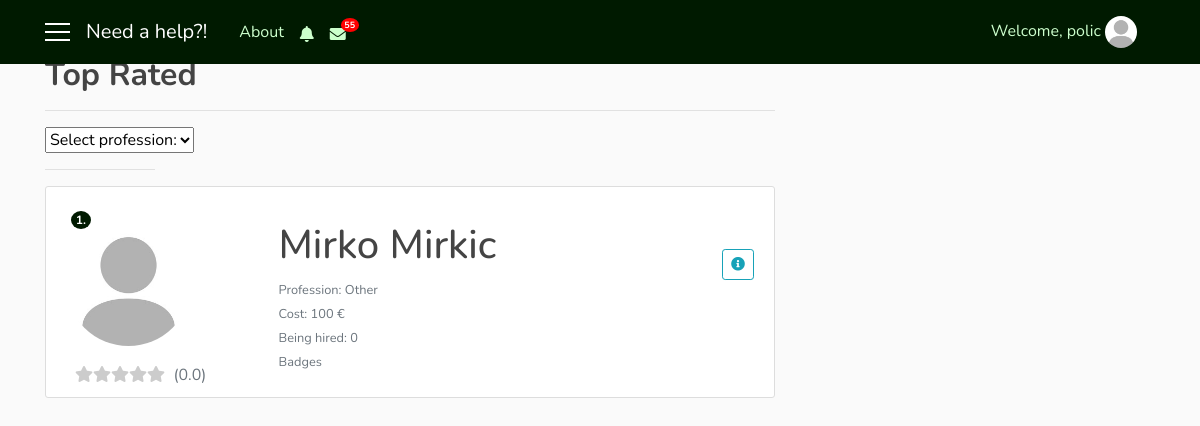
Screenshot of /top_rated (signed in) with the database file from the repository.
### user/models.py (models this page shows, shortened)
class Profile(models.Model):
    user = models.OneToOneField(User, on_delete=models.CASCADE)
    gender = models.CharField(max_length=10, choices=GENDER)
    address = models.CharField(max_length=30)
    birth_date = models.DateField(null=True)
    phone_number = models.CharField(max_length=100)
    costs = models.IntegerField(default=100)
    role = models.CharField(max_length=15, choices=ROLES)
    profession = models.CharField(max_length=250, choices=PROFESSION, default='Other')
    knowledges = models.TextField(max_length=1000)
    rating = models.FloatField(default=0.0)
    rated = models.IntegerField(default=0)
    hired = models.IntegerField(default=0)
    num_hires = models.IntegerField(default=0)
    photo = models.ImageField(default='default_user.jpg', upload_to='profile_user')

### need_a_help_app/views.py (the view)
# urls.py: path('top_rated', views.TopRatedView.as_view(), name='top_rated'),
class TopRatedView(LoginRequiredMixin, ListView):
    template_name = 'need_a_help_app/top_rated.html'
    context_object_name = 'prof'
    paginate_by = 5
    def get_queryset(self):
        return Profile.objects.filter(role='repairman', profession='Other').order_by('-rating')
    def get_context_data(self, **kwargs):
        context_data = super(TopRatedView, self).get_context_data(**kwargs)
        us = self.request.user
        reqq_seen = SeenRequest.objects.filter(user=us)
        hired = Hire.objects.filter(user=us)
        uss = User.objects.all()
        f_hired = []
        for u in uss:
            for h in hired:
                if h.user == us and h.repairman == u.id and h.status == 'pending':
                    f_hired.append(u)
        get_not = self.request.GET.get('not', -1)
        get_not_c = self.request.GET.get('not_c', -1)
        if get_not != -1:
            not_seen = RepairmanNotifications.objects.filter(id=get_not).first()
            not_seen.seen = True
            not_seen.save()
        if get_not_c != -1:
            not_seen = ClientNotifications.objects.filter(id=get_not_c).first()
            not_seen.seen = True
            not_seen.save()
        cnt = RepairmanRequests.objects.filter(repairman=us, seen=False).count()
        act_job = RepairmanRequests.objects.filter(repairman=us, active=True, done=False).count()
        act_req = JobHire.objects.filter(repairman=us, status='pending').count()
        act_cnt = act_job + act_req
        not_r = RepairmanNotifications.objects.filter(repairman=us, remove=False).order_by('-date')
        not_c = ClientNotifications.objects.filter(client=us, remove=False).order_by('-date')
        not_rep = RepairmanNotifications.objects.filter(repairman=us, seen=False).count()
        not_cli = ClientNotifications.objects.filter(client=us, seen=False).count()
        context_data['f_hired'] = f_hired
        context_data['seen_r'] = reqq_seen
        context_data['cnt'] = cnt
        context_data['act_cnt'] = act_cnt
        context_data['not_r'] = not_r
        context_data['not_c'] = not_c
        context_data['not_rep'] = not_rep
        context_data['not_cli'] = not_cli
        return context_data

### need_a_help_app/templates/need_a_help_app/top_rated.html (shortened to what this page needs)
{% extends 'need_a_help_app/base.html' %}
{% block notify_client %}
    {% if not_c %}
        <i class="nav-item nav-link fas fa-bell mt-1 popOver" data-title="Notifications" data-content="
            <div class='container'>
                {% for n in not_c|slice:'5' %}
                    <div {% if not n.seen %}class='row not_seen'{% else %}class='row not_row' style='cursor: pointer;'{% endif %} onclick='location.href=&quot;{{ n.url_to_go }}?not_c={{ n.id }}&quot;;' {% if not n.seen %}style='background: #f2f2f2;'{% endif %}>
                        {{ n.notification }}
                        <div class='col-sm-3 col-md-3 col-lg-3'>
                            <small class='text-secondary text-muted'>{{ n.date|date:'dM H:i' }}</small>
                        </div>
                    </div>
                    <hr width=100%>
                {% endfor %}
                <div class='row'>
                    <div class='col-sm-12 col-md-12 col-lg-12 pl-5'>
                        <a href='{% url 'notifications_client' user.id %}'>Show all notifications</a>
                    </div>
                </div>
            </div>" data-placement="bottom" data-html="true" data-toggle="popover" data-container="body" data-trigger="click"></i>
        {% if not_cli %}
            <span class="badge badge-notify-bell">{{ not_cli }}</span>
        {% endif %}
    {% else %}
        <i class="nav-item nav-link fas fa-bell mt-1 popOver" data-title="Notifications" data-content="
            <h6 class='text-secondary text-muted' align='center'>No results</h6>" data-placement="bottom" data-html="true" data-toggle="popover" data-container="body" data-trigger="hover"></i>
    {% endif %}
{% endblock %}
{% block mess_client %}
        <span class="badge badge-notify-mess">55</span>
{% endblock %}
{% block content %}
    {% if user.profile.role == 'repairman' %}
        <h2><b>Popularity</b></h2>
    {% else %}
        <h2><b>Top Rated</b></h2>
    {% endif %}
    <hr width="100%">
    <select>
        <option>Select profession:</option>
    </select>
    <hr width="15%" align="left">
    {% for p in prof %}
        <article class="media content-section">
            <div class="media-body">
                <div class="row">
                    <div class="col-sm-3">
                        <span class="badge badge-popularity">{{ forloop.counter }}.</span>
                        <a href="{% url 'modal_info' p.user.id %}">
                            <img class="rounded-circle account-img" src="{{ p.photo.url }}">
                        </a>
                        <div class="row">
                            <div class="col-sm-12" align="center">
                              <div class="{{ p.user.username }}">
                                <div class="star-outer">
                                </div>
                                <span class="number-rating text-secondary"></span>
                              </div>
                            </div>
                        </div>
                    </div>
                    <div class="col-sm-5 pl-5 pt-4">
                        <h1>{{ p.user.first_name }} {{ p.user.last_name }}</h1>
                        <small class="text-secondary text-muted">Profession: {{ p.profession }}</small><br>
                        <small class="text-secondary text-muted">Cost: {{ p.costs }} €</small><br>
                        <small class="text-secondary text-muted">Being hired: {{ p.hired }}</small><br>
                        <small class="text-secondary text-muted">Badges</small><br>
                    </div>
                    {% if user.profile.role == 'client' %}
                        <div class="col-sm-4 pt-5" align="right">
                            {% if p.user in f_hired %}
                                <a href="{% url 'hire_repairman' user.id p.user.id %}" class="btn btn-outline-success btn-sm mt-1 mb-1 disabled"><i class="fas fa-handshake"></i></a>
                            {% else %}
                                <a href="{% url 'hire_repairman' user.id p.user.id %}" class="btn btn-outline-success btn-sm mt-1 mb-1"><i class="fas fa-handshake"></i></a>
                            {% endif %}
                            <a href="{% url 'info' p.user.id %}" class="btn btn-outline-info btn-sm mt-1 mb-1"><i class="fas fa-info-circle"></i>&nbsp Detail</a>
                        </div>
                    {% else %}
                        <div class="col-sm-4 pt-5" align="right">
                            <a href="{% url 'modal_info' p.user.id %}" class="btn btn-outline-info btn-sm mt-1 mb-1"><i class="fas fa-info-circle"></i></a>
                        </div>
                    {% endif %}
                </div>
            </div>
        </article>
    {% endfor %}
    <div class="container" align="center">
        <div class="row">
            <div class="col-sm-12 col-md-12 col-lg-12 align-items-center justify-content" style="margin: auto">
            </div>
        </div>
   </div>
{% endblock %}

### need_a_help_app/templates/need_a_help_app/base.html (shortened to what this page needs)
{% load static %}
<!DOCTYPE html>
<html>
    <head>
        <link rel="stylesheet" href="https://maxcdn.bootstrapcdn.com/bootstrap/4.0.0/css/bootstrap.min.css">
        <link rel="stylesheet" href="https://use.fontawesome.com/releases/v5.7.2/css/all.css">
        <link rel="stylesheet" type="text/css" href="{% static 'need_a_help_app/style.css' %}">
    </head>
    <body>
      <div id="wrapper">
          <header class="site-header">
            <nav class="navbar navbar-expand-md navbar-dark bg-steel fixed-top">
              <div class="container">
                {% if user.is_authenticated %}
                  <a href='#' id='menu-toggle'><div class='menu-icon'></div>
                                  <div class='menu-icon'></div>
                                  <div class='menu-icon'></div></a>
                  {% if user.profile.role == 'client' %}
                    <a class="navbar-brand mr-4 ml-3" href="{% url 'main_client' %}">Need a help?!</a>
                  {% else %}
                    <a class="navbar-brand mr-4 ml-3" href="{% url 'main_repairman' %}">Need a help?!</a>
                  {% endif %}
                {% else %}
                  <a class="navbar-brand mr-4" href="#">Need a help?!</a>
                  <button class="navbar-toggler" type="button" data-toggle="collapse" data-target="#navbarToggle" aria-controls="navbarToggle" aria-expanded="false" aria-label="Toggle navigation">
                    <span class="navbar-toggler-icon"></span>
                  </button>
                {% endif %}
                <div class="collapse navbar-collapse" id="navbarToggle">
                  <div class="navbar-nav mr-auto">
                    <a class="nav-item nav-link" href="{% url 'home' %}">About</a>
                    {% if user.is_authenticated %}
                      <div  class="collapse navbar-collapse hidden-xs">
                        {% if user.profile.role == 'repairman' %}
                          {% block notify_repairman %}{% endblock %}
                        {% else %}
                          {% block notify_client %}{% endblock %}
                        {% endif %}
                        <i class="nav-item nav-link fas fa-envelope mt-1"></i>
                        {% block mess_client %}{% endblock %}
                      </div>
                    {% else %}
                      <div class="d-sm-block d-md-none">
                        <a class="nav-item nav-link" href="{% url 'login' %}">Login</a>
                        <a class="nav-item nav-link" href="{% url 'register' %}">Register</a>
                      </div>
                    {% endif %}
                  </div>
                </div>
                  <div class="navbar-nav">
                    {% if user.is_authenticated %}
                      <div class="collapse navbar-collapse hidden-xs">
                          <span class="nav-item nav-link">Welcome, {{ user.username }}
                            <img class="rounded-circle navbar-img popOver" data-title="Logged in as {{ user.profile.role }}" data-content="
                                <a class='list-group-item sb' href='{% url 'info' user.id %}'><i class='fa fa-user fa-fw' aria-hidden='true'></i>&nbsp; My profile</a>
                                <a class='list-group-item sb' href='{% url 'logout' %}'><i class='fas fa-power-off'></i>&nbsp Logout</a>" data-placement="bottom" data-html="true" data-toggle="popover" data-container="body" data-trigger="click" src="{{ user.profile.photo.url }}">
                          </span>
                      </div>
                    {% else %}
                      <div class="collapse navbar-collapse">
                        <a class="nav-item nav-link" href="{% url 'login' %}">Login</a>
                        <a class="nav-item nav-link" href="{% url 'register' %}">Register</a>
                      </div>
                    {% endif %}
                  </div>
              </div>
            </nav>
          </header>
          <div id="page-content-wrapper">
            <main role="main" class="container">
              <div class="row">
                <div class="col-sm-8 col-md-8 col-lg-8">
                  {% block content %}{% endblock %}
                </div>
              </div>
            </main>
          </div>
    </div>
    </body>
</html>

### need_a_help_app/static/need_a_help_app/style.css (style rules this page uses)
body { background: #fafafa; color: #333333; margin-top: 56px; font-family: Nunito; }
h1, h2, h3, h4, h5, h6 { color: #444444; }
.bg-steel { background-color: #001a00; }
.site-header .navbar-nav .nav-link { color: #ccffcc; }
.content-section { background: #ffffff; padding: 10px 20px; border: 1px solid #dddddd; border-radius: 3px; margin-bottom: 20px; }
.account-img { height: 125px; width: 125px; margin-right: 20px; margin-bottom: 16px; }
.navbar-img { height: 32px; width: 32px; margin-right: 10px; cursor: pointer; }
.menu-icon { width: 25px; height: 2px; background-color: white; margin: 6px 0; }
#page-content-wrapper { width: 100%; position: static; padding: 0; }
.badge-notify-mess { background: red; position: relative; color: white; border-radius: 50%; top: -7px; left: -13px; font-size: xx-small; }
.badge-popularity { background: #001a00; position: relative; color: white; border-radius: 50%; top: 10px; left: 5px; }
.star-outer { position: relative; display: inline-block; }
.star-outer::before { content: "\f005 \f005 \f005 \f005 \f005"; font-family: 'Font Awesome 5 Free'; font-weight: 900; color: #ccc; }
.fa-bell { cursor: pointer; }
.fa-envelope { cursor: pointer; }

### rows the page displays
Profile: photo (placeholder picture), user.first_name "Mirko", user.last_name "Mirkic", profession "Other", costs "100", hired "0"

### other values shown
{{ user.username }} "polic"
